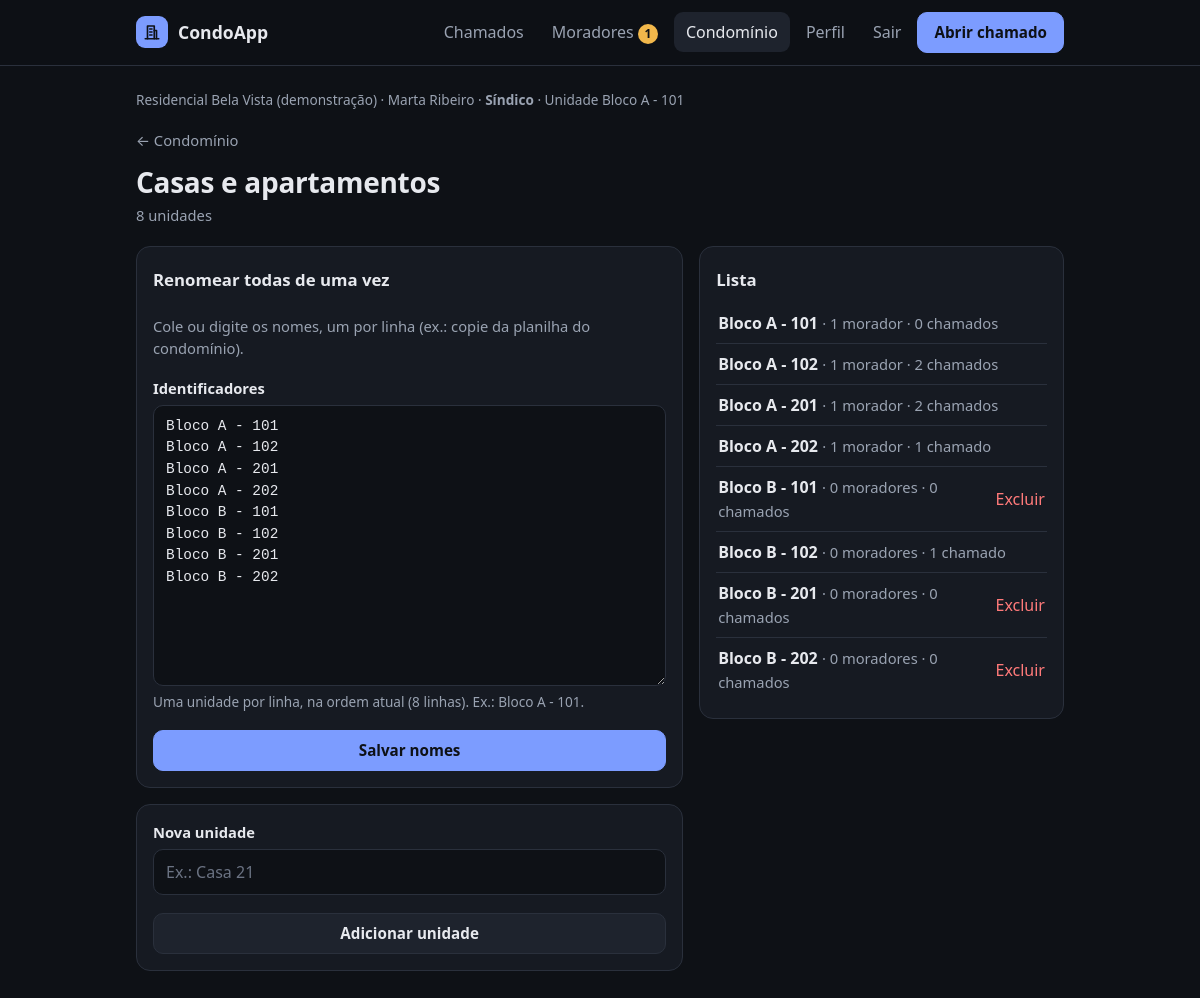
Page /condominio/unidades/ (signed in) on the committed database.
### core/models.py (models this page shows, shortened)
class Perfil(models.Model):
    SINDICO = "sindico"
    MORADOR = "morador"
    PAPEIS = [(SINDICO, "Síndico"), (MORADOR, "Morador")]
    usuario = models.OneToOneField(settings.AUTH_USER_MODEL, on_delete=models.CASCADE, related_name="perfil")
    condominio = models.ForeignKey(Condominio, on_delete=models.CASCADE, related_name="perfis")
    unidade = models.ForeignKey(
        Unidade, on_delete=models.SET_NULL, null=True, blank=True,
        related_name="moradores", verbose_name="unidade",
    )
    papel = models.CharField("perfil", max_length=10, choices=PAPEIS, default=MORADOR)
    telefone = models.CharField("telefone", max_length=20, blank=True)
    aprovado = models.BooleanField("aprovado pelo síndico", default=False)
    criado_em = models.DateTimeField("cadastrado em", auto_now_add=True)
    class Meta:
        ordering = ["usuario__first_name"]
        verbose_name = "perfil"
        verbose_name_plural = "perfis"
    @property
    def nome(self):
        return self.usuario.get_full_name() or self.usuario.email
    @property
    def eh_sindico(self):
        return self.papel == self.SINDICO

class Condominio(models.Model):
    nome = models.CharField("nome", max_length=100)
    endereco = models.CharField("endereço", max_length=200)
    numero_unidades = models.PositiveIntegerField(
        "número de casas/apartamentos",
        validators=[MinValueValidator(1), MaxValueValidator(500)],
    )
    codigo_convite = models.CharField("código de convite", max_length=20, unique=True, default=gerar_codigo_convite)
    criado_em = models.DateTimeField("criado em", auto_now_add=True)
    class Meta:
        ordering = ["nome"]
        verbose_name = "condomínio"
        verbose_name_plural = "condomínios"
    def __str__(self):
        return self.nome

class Unidade(models.Model):
    condominio = models.ForeignKey(Condominio, on_delete=models.CASCADE, related_name="unidades")
    identificador = models.CharField("identificador", max_length=30)
    class Meta:
        ordering = ["id"]
        verbose_name = "unidade"
        verbose_name_plural = "unidades"
        constraints = [
            models.UniqueConstraint(
                fields=["condominio", "identificador"], name="unidade_unica_por_condominio"
            )
        ]
    def __str__(self):
        return self.identificador

### core/views.py (the view, shortened to what this page needs)
# urls.py: path("condominio/unidades/", views.unidades, name="unidades"),
@sindico_obrigatorio
def unidades(request):
    condominio = request.perfil.condominio
    renomear = RenomearUnidadesForm(request.POST if "renomear" in request.POST else None, condominio=condominio)
    nova = NovaUnidadeForm(request.POST if "nova" in request.POST else None, condominio=condominio)
    lista = condominio.unidades.annotate(
        total_moradores=Count("moradores", filter=Q(moradores__aprovado=True), distinct=True),
        total_chamados=Count("chamados", distinct=True),
    )
    return render(request, "core/unidades.html", {"form_renomear": renomear, "form_nova": nova, "unidades": lista})

### core/forms.py (shortened to what this page needs)
class RenomearUnidadesForm(FormSimples):
    identificadores = forms.CharField(label="Identificadores", widget=forms.Textarea(attrs={"rows": 12, "spellcheck": "false"}))
    def __init__(self, *args, condominio, **kwargs):
        self.unidades = list(condominio.unidades.all())
        kwargs.setdefault("initial", {"identificadores": "\n".join(u.identificador for u in self.unidades)})
        super().__init__(*args, **kwargs)
        self.fields["identificadores"].help_text = (
            f"Uma unidade por linha, na ordem atual ({len(self.unidades)} linhas). Ex.: Bloco A - 101."
        )

class NovaUnidadeForm(FormSimples):
    identificador = forms.CharField(label="Nova unidade", max_length=30, widget=forms.TextInput(attrs={"placeholder": "Ex.: Casa 21"}))
    def __init__(self, *args, condominio, **kwargs):
        super().__init__(*args, **kwargs)
        self.condominio = condominio

### core/acesso.py (called while the page is built)
def perfil_obrigatorio(view):
    @wraps(view)
    def interna(request, *args, **kwargs):
        user = request.user
        if not user.is_authenticated:
            return redirect_to_login(request.get_full_path())
        perfil = getattr(user, "perfil", None)
        if perfil is None:
            if user.is_staff:
                return redirect("admin:index")
            logout(request)
            messages.error(request, "Esta conta não está ligada a nenhum condomínio.")
            return redirect("entrar")
        if not perfil.aprovado:
            logout(request)
            messages.error(request, "Seu cadastro ainda aguarda a aprovação do síndico.")
            return redirect("entrar")
        request.perfil = perfil
        return view(request, *args, **kwargs)
    return interna

def sindico_obrigatorio(view):
    @perfil_obrigatorio
    @wraps(view)
    def interna(request, *args, **kwargs):
        if not request.perfil.eh_sindico:
            raise PermissionDenied("Somente o síndico pode acessar esta página.")
        return view(request, *args, **kwargs)
    return interna

### core/contexto.py (called while the page is built)
def perfil(request):
    user = getattr(request, "user", None)
    perfil = getattr(user, "perfil", None) if user and user.is_authenticated else None
    pendentes = 0
    if perfil and perfil.aprovado and perfil.eh_sindico:
        pendentes = Perfil.objects.filter(condominio=perfil.condominio_id, aprovado=False).count()
    return {"perfil": perfil, "pendentes": pendentes}

### core/templates/core/unidades.html (shortened to what this page needs)
{% extends "core/base.html" %}
{% block conteudo %}
<a class="voltar" href="{% url 'condominio' %}">← Condomínio</a>
<div class="cabecalho-pagina">
  <div>
    <h1>Casas e apartamentos</h1>
    <p class="sutil">{{ unidades|length }} unidade{{ unidades|length|pluralize }}</p>
  </div>
</div>
<div class="grade-detalhe">
  <div class="coluna">
    <form method="post" class="cartao formulario">
      <h2 class="cartao-titulo">Renomear todas de uma vez</h2>
      <p class="sutil">Cole ou digite os nomes, um por linha (ex.: copie da planilha do condomínio).</p>
      {% include "core/_campo.html" with campo=form_renomear.identificadores %}
      <button type="submit" name="renomear" class="botao botao-primario">Salvar nomes</button>
    </form>
    <form method="post" class="cartao formulario">
      {% include "core/_campo.html" with campo=form_nova.identificador %}
      <button type="submit" name="nova" class="botao">Adicionar unidade</button>
    </form>
  </div>
  <section class="cartao">
    <h2 class="cartao-titulo">Lista</h2>
    <ul class="lista-unidades">
      {% for u in unidades %}
      <li>
        <span><strong>{{ u.identificador }}</strong> <span class="sutil">· {{ u.total_moradores }} morador{{ u.total_moradores|pluralize:"es" }} · {{ u.total_chamados }} chamado{{ u.total_chamados|pluralize }}</span></span>
        {% if not u.total_moradores and not u.total_chamados %}
        <form method="post" action="{% url 'unidade_excluir' u.pk %}">
          <button type="submit" class="link-botao link-perigo" aria-label="Excluir unidade {{ u.identificador }}">Excluir</button>
        </form>
        {% endif %}
      </li>
      {% endfor %}
    </ul>
  </section>
</div>
{% endblock %}

### core/templates/core/base.html (shortened to what this page needs)
{% load static %}<!doctype html>
<html lang="pt-br">
<head>
  <link rel="stylesheet" href="{% static 'core/style.css' %}">
</head>
<body>
  <header class="topo">
    <div class="topo-interno">
      <a class="marca" href="{% url 'inicio' %}">
        <span class="marca-icone" aria-hidden="true">
          <svg viewBox="0 0 24 24" width="18" height="18" fill="none" stroke="currentColor" stroke-width="2.2" stroke-linecap="round" stroke-linejoin="round"><path d="M6 21V4h9v17"/><path d="M15 10h3v11"/><path d="M3 21h18"/><path d="M9 8h3M9 12h3M9 16h3"/></svg>
        </span>
        CondoApp
      </a>
      {% if perfil and perfil.aprovado %}
      {% with pagina=request.resolver_match.url_name %}
      <nav class="menu" aria-label="Principal">
        <a href="{% url 'chamado_lista' %}"{% if pagina in "chamado_lista chamado_detalhe chamado_editar" %} aria-current="page"{% endif %}>Chamados</a>
        {% if perfil.eh_sindico %}
          <a href="{% url 'moradores' %}">Moradores{% if pendentes %} <span class="contador" title="Cadastros aguardando aprovação">{{ pendentes }}</span>{% endif %}</a>
          <a href="{% url 'condominio' %}"{% if pagina in "condominio unidades" %} aria-current="page"{% endif %}>Condomínio</a>
        {% endif %}
        <a href="{% url 'meu_perfil' %}"{% if pagina == "meu_perfil" %} aria-current="page"{% endif %}>Perfil</a>
        <form method="post" action="{% url 'sair' %}" class="form-sair">
          <button type="submit" class="link-botao">Sair</button>
        </form>
        <a class="botao botao-primario" href="{% url 'chamado_novo' %}">Abrir chamado</a>
      </nav>
      {% endwith %}
      {% else %}
      <nav class="menu" aria-label="Conta">
        <a href="{% url 'entrar' %}">Entrar</a>
        <a class="botao botao-primario" href="{% url 'cadastro_sindico' %}">Cadastrar condomínio</a>
      </nav>
      {% endif %}
    </div>
  </header>
  <main class="conteudo">
    {% if perfil and perfil.aprovado %}
      <p class="contexto-usuario">{{ perfil.condominio }} · {{ perfil.nome }} · <strong>{{ perfil.get_papel_display }}</strong>{% if perfil.unidade %} · Unidade {{ perfil.unidade }}{% endif %}</p>
    {% endif %}
    {% block conteudo %}{% endblock %}
  </main>
</body>
</html>

### rows in the picture
Perfil: condominio "Residencial Bela Vista (demonstração)", nome "Marta Ribeiro", papel "Síndico", unidade "Bloco A - 101"
Unidade: identificador "Bloco A - 101", total_moradores "1", total_chamados "0"
Unidade: identificador "Bloco A - 102", total_moradores "1", total_chamados "2"
Unidade: identificador "Bloco A - 201", total_moradores "1", total_chamados "2"
Unidade: identificador "Bloco A - 202", total_moradores "1", total_chamados "1"
Unidade: identificador "Bloco B - 101", total_moradores "0", total_chamados "0"
Unidade: identificador "Bloco B - 102", total_moradores "0", total_chamados "1"
Unidade: identificador "Bloco B - 201", total_moradores "0", total_chamados "0"
Unidade: identificador "Bloco B - 202", total_moradores "0", total_chamados "0"

### other values in the picture
{{ pendentes }} "1"
{{ unidades|length }} "8"
